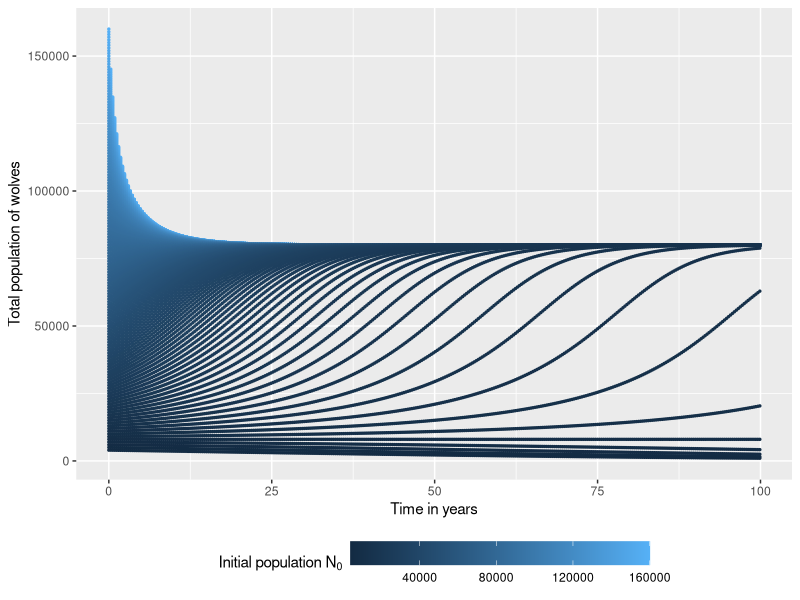

The R script that drew this image:
require(data.table)
require(dplyr)
require(deSolve)
require(ggplot2)

K<-80000
M<-8000
r<-0.02

de <- function(t, N, parms) {
    with(as.list(parms), {
        dN <- r * N[1] * (1 - N[1]/K)*(N[1]/M - 1)
        list(dN)
    })
} 

outout<-data.table()
n0<-seq(160000,4000,-1000)

for (nnn in n0){
    N<-c(N=nnn)
    time<-seq(0,100,0.3)
    parms<-c(r=r,K=K,M=M)
    out<-as.data.table(rk4(N,time,de,parms))
    out<-mutate(out,N0=nnn)
    outout<-bind_rows(outout,out)
}

ggplot(outout,aes(x=time,y=N,group=N0))+
    geom_point(aes(color=N0),alpha=1,size = 0.5)+
    xlab("Time in years")+
    ylab("Total population of wolves")+
    labs(color=expression(Initial~population~N[0]))+
    theme(legend.position="bottom",legend.key.width=unit(3,"line"))
